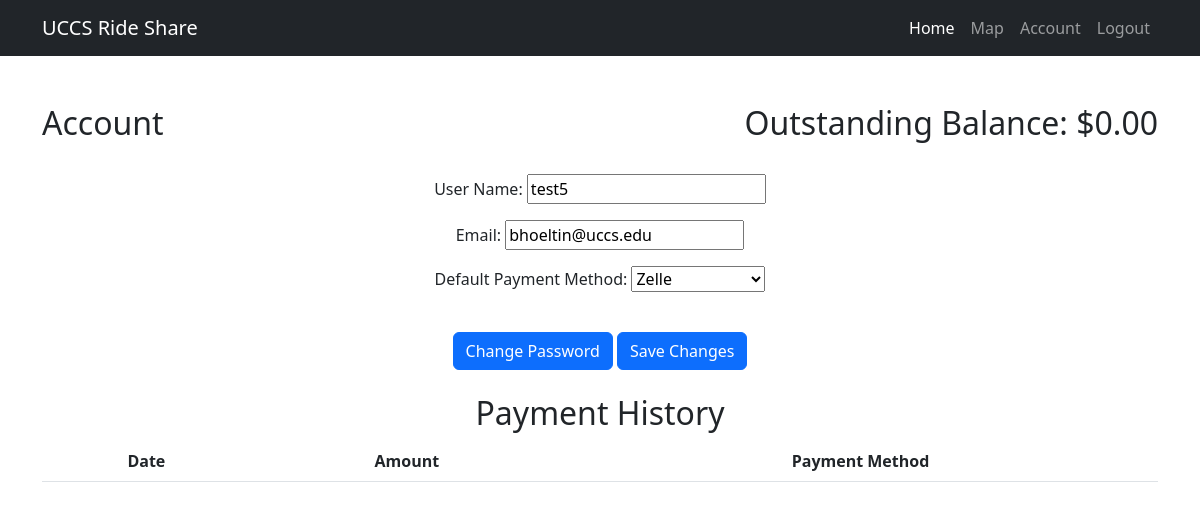
/account/ (signed in), run on an earlier commit of the app's database.
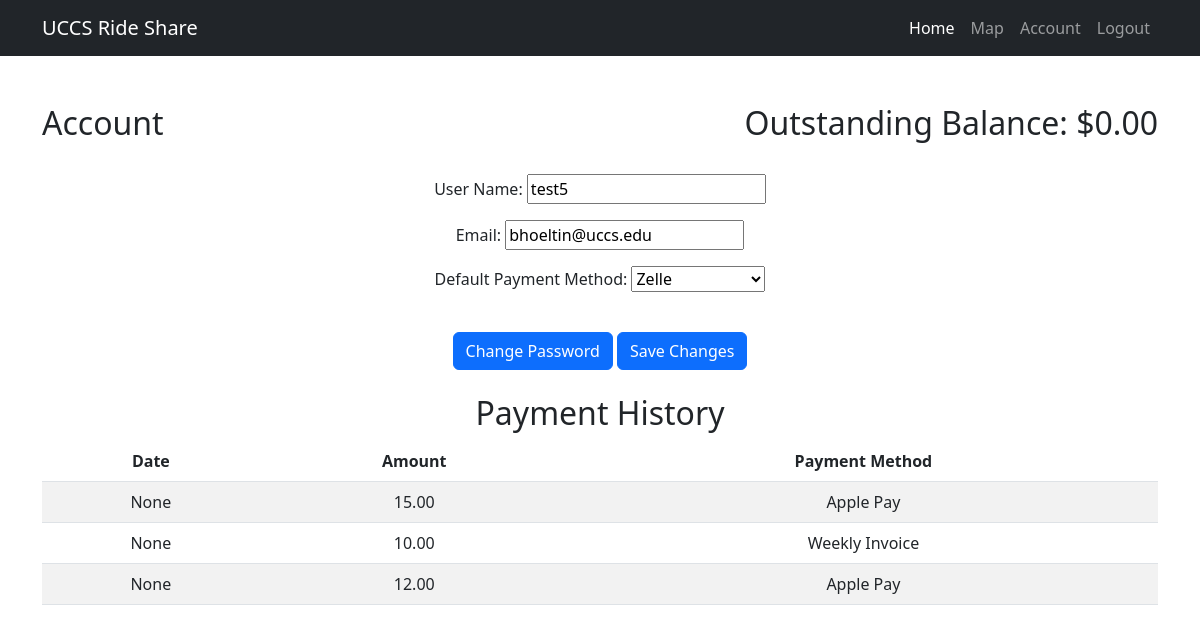
And on a later commit of the database.
### RideShareAccounts/models.py (models this page shows)
class Account(models.Model):
    user = models.ForeignKey(User, on_delete=models.CASCADE)
    outstandingBalance = models.DecimalField(max_digits=10, decimal_places=2, default=0.00)
    defaultPaymentMethod = models.ForeignKey(PaymentMethod, on_delete=models.DO_NOTHING)
    class Meta:
        ordering = ['user']

### RideShareBilling/models.py (models this page shows)
class Payment(models.Model):
    user = models.ForeignKey(User, on_delete=models.CASCADE)
    paymentMethod = models.ForeignKey(PaymentMethod, on_delete=models.DO_NOTHING)
    amountPaid = models.DecimalField(max_digits=10, decimal_places=2, default=0.00)
    timePaid = models.DateTimeField(auto_now_add=True)
    class Meta:
        ordering = ['id']

class PaymentMethod(models.Model):
    description = models.CharField(max_length=50)
    class Meta:
        ordering = ['id']

### RideShareAccounts/views.py (the view, shortened to what this page needs)
# urls.py: path('account/', my_views.accountpage, name='accountpage'),
def accountpage(request):
    if not request.user.is_authenticated:
        return redirect('/signin')
    form = AccountForm()
    paymentMethods = PaymentMethod.objects.all()
    userPayments = Payment.objects.filter(user=request.user)
    account = Account.objects.get(user=request.user)
    return render(request, 'account.html',
                  {'form': form, 'user': request.user,
                   'defaultPaymentMethodId': account.defaultPaymentMethod_id,
                   'outstandingBalance': account.outstandingBalance,
                   'paymentMethods': paymentMethods, 'userPayments': userPayments})

### RideShareAccounts/forms.py
class AccountForm(forms.Form):
    userName = forms.CharField(label='User Name', max_length=200, widget=forms.TextInput())
    userEmail = forms.CharField(label='Email', max_length=200, widget=forms.TextInput())
    defaultPaymentMethod = forms.ModelChoiceField(queryset=PaymentMethod.objects.all(), label="Default Payment Method")

### RideShareAccounts/templates/account.html (shortened to what this page needs)
{% extends "base.html" %}
{% block content %}
        <div class="d-flex justify-content-between align-items-center w-100">
            <div class="text-start"><h2>Account</h2></div>
            <div class="text-end"><h2>Outstanding Balance: ${{ outstandingBalance }}</h2></div>
        </div>
    <br>
    <div id="accountform" class="container">
        <form method="post" class="container text-center" enctype="multipart/form-data">
            <p>
                {{ form.userName.label_tag }}
                <input type="text" name="userName" maxlength="200" required="" id="id_userName" data-maxzpsw="0"
                       value="{{ user.username }}">
            </p>
            <p>
                {{ form.userEmail.label_tag }}
                <input type="text" name="userEmail" maxlength="200" required="" id="id_userEmail" data-maxzpsw="0"
                       value="{{ user.email }}">
            </p>
            <p>
                <label>Default Payment Method:</label>
                <select name="defaultPaymentMethod" id="defaultPaymentMethod">
                    {% for method in paymentMethods %}
                        {% if method.id == defaultPaymentMethodId %}
                            <option selected="selected" value="{{ method.id }}">{{ method.description }}</option>
                        {% else %}
                            <option value="{{ method.id }}">{{ method.description }}</option>
                        {% endif %}
                    {% endfor %}
                </select>
            </p>
            <button class="btn btn-primary my-4" onclick="window.location.href='{% url 'changepasswordpage' %}'" type="button">
                Change Password
            </button>
            <button class="btn btn-primary my-4" type="submit">Save Changes</button>
        </form>
    </div>
<div>
  <h2>Payment History</h2>
  <table class="table table-striped">
    <thead>
      <tr>
        <th>Date</th>
        <th>Amount</th>
        <th>Payment Method</th>
      </tr>
    </thead>
    <tbody>
  {% for payment in userPayments %}
      <tr>
        <td>{{ payment.timePaid }}</td>
        <td>{{ payment.amountPaid }}</td>
        <td>{{ payment.paymentMethod.description }}</td>
      </tr>
  {% endfor %}
      </tbody>
  </table>
</div>
{% endblock %}

### RideShare/templates/base.html (shortened to what this page needs)
{% load static %}
<!DOCTYPE html>
<html lang="en">
    <head>
      <link rel="stylesheet" type="text/css" href="{% static 'home.css' %}" />
    </head>
    <body>
        <nav class="navbar navbar-expand-lg navbar-dark bg-dark">
            <div class="container">
                <a class="navbar-brand" href="{% url 'home' %}">UCCS Ride Share</a>
              {% if user.is_authenticated %}
                <div class="collapse navbar-collapse" id="navbarSupportedContent">
                    <ul class="navbar-nav ms-auto mb-2 mb-lg-0">
                        <li class="nav-item"><a class="nav-link active" aria-current="page" href="{% url 'home' %}">Home</a></li>
                        <li class="nav-item"><a class="nav-link" href="{% url 'vehicleMap' %}">Map</a></li>
                        <li class="nav-item"><a class="nav-link" href="{% url 'accountpage' %}">Account</a></li>
                        <li class="nav-item"><a class="nav-link" href="{% url 'logoutpage' %}">Logout</a></li>
                    </ul>
                </div>
              {% endif %}
            </div>
        </nav>
        <div class="container">
            <div class="text-center mt-5">
              {% block content %}
              {% endblock %}
            </div>
        </div>
    </body>
</html>

What changed in the data, as far as the page shows it:
added Payment: timePaid "None", amountPaid "15.00", paymentMethod.description "Apple Pay"
added Payment: timePaid "None", amountPaid "10.00", paymentMethod.description "Weekly Invoice"
added Payment: timePaid "None", amountPaid "12.00", paymentMethod.description "Apple Pay"
